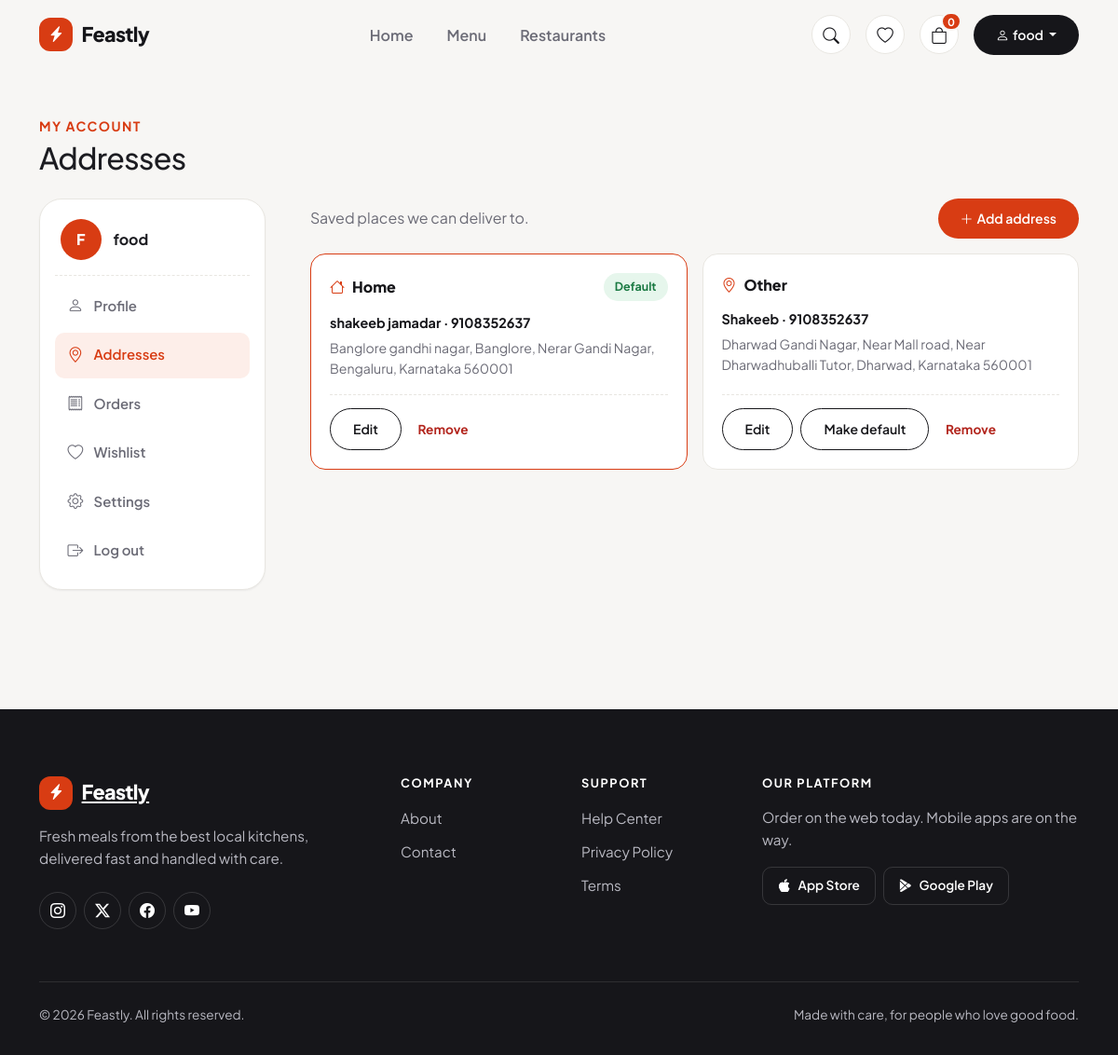
/account/addresses/ (signed in), run on the app's committed database.
### accounts/models.py (models this page shows, shortened)
class Address(TimeStampedModel):
    class Label(models.TextChoices):
        HOME = "home", "Home"
        WORK = "work", "Work"
        OTHER = "other", "Other"
    user = models.ForeignKey(settings.AUTH_USER_MODEL, on_delete=models.CASCADE, related_name="addresses")
    label = models.CharField(max_length=10, choices=Label.choices, default=Label.HOME)
    recipient_name = models.CharField(max_length=100)
    phone = models.CharField(max_length=14, validators=[phone_validator])
    line1 = models.CharField("address line 1", max_length=200)
    line2 = models.CharField("address line 2", max_length=200, blank=True)
    landmark = models.CharField(max_length=100, blank=True)
    city = models.CharField(max_length=80)
    state = models.CharField(max_length=80)
    postal_code = models.CharField(max_length=6, validators=[pincode_validator])
    is_default = models.BooleanField(default=False)
    class Meta:
        ordering = ["-is_default", "-created_at"]
        verbose_name_plural = "addresses"
        indexes = [models.Index(fields=["user", "is_default"])]
    @property
    def full_address(self):
        parts = [self.line1, self.line2, self.landmark, self.city, f"{self.state} {self.postal_code}"]
        return ", ".join(part for part in parts if part)

### accounts/views.py (the view)
# urls.py: path("account/addresses/", views.AddressListView.as_view(), name="addresses"),
class AddressListView(AccountMixin, ListView):
    template_name = "accounts/addresses.html"
    context_object_name = "addresses"
    section = "addresses"
    def get_queryset(self):
        return self.request.user.addresses.all()

### accounts/views.py (called while the page is built)
    def get_context_data(self, **kwargs):
        context = super().get_context_data(**kwargs)
        context["section"] = self.section
        return context

### core/context_processors.py (called while the page is built)
def wishlist(request):
    if not request.user.is_authenticated:
        return {"wishlist_ids": []}
    ids = Wishlist.objects.filter(user=request.user).values_list("food_item_id", flat=True)
    return {"wishlist_ids": list(ids)}

def cart(request):
    if not request.user.is_authenticated:
        return {"cart_count": 0}
    total = CartItem.objects.filter(cart__user=request.user).aggregate(total=Sum("quantity"))["total"]
    return {"cart_count": total or 0}

### templates/accounts/addresses.html (shortened to what this page needs)
{% extends "accounts/account_base.html" %}
{% block account_title %}Addresses{% endblock %}
{% block account_content %}
<div class="d-flex flex-wrap align-items-center justify-content-between gap-3 mb-3">
  <p class="text-muted-soft mb-0">Saved places we can deliver to.</p>
  <a href="{% url 'accounts:address_add' %}" class="btn btn-accent btn-sm"><i class="bi bi-plus-lg me-1"></i>Add address</a>
</div>
{% if addresses %}
  <div class="address-grid">
    {% for address in addresses %}
      <article class="address-card {% if address.is_default %}is-default{% endif %}">
        <div class="address-card-top">
          <span class="address-label">
            <i class="bi {% if address.label == 'home' %}bi-house{% elif address.label == 'work' %}bi-briefcase{% else %}bi-geo-alt{% endif %}"></i>
            {{ address.get_label_display }}
          </span>
          {% if address.is_default %}<span class="badge-soft badge-delivered">Default</span>{% endif %}
        </div>
        <p class="address-name">{{ address.recipient_name }} &middot; {{ address.phone }}</p>
        <p class="address-text">{{ address.full_address }}</p>
        <div class="address-actions">
          <a href="{% url 'accounts:address_edit' address.pk %}" class="btn btn-outline-ink btn-sm">Edit</a>
          {% if not address.is_default %}
            <form method="post" action="{% url 'accounts:address_default' address.pk %}">
              <button type="submit" class="btn btn-outline-ink btn-sm">Make default</button>
            </form>
          {% endif %}
          <form method="post" action="{% url 'accounts:address_delete' address.pk %}"
                data-confirm="This address will be removed from your account."
                data-confirm-title="Remove this address?" data-confirm-label="Remove">
            <button type="submit" class="address-remove">Remove</button>
          </form>
        </div>
      </article>
    {% endfor %}
  </div>
{% endif %}
{% endblock %}

### templates/accounts/account_base.html (shortened to what this page needs)
{% extends "base.html" %}
{% load static %}
{% block extra_css %}
<link href="{% static 'css/account.css' %}" rel="stylesheet">
{% endblock %}
{% block content %}
<section class="container py-5">
  <div class="mb-4">
    <p class="text-uppercase fw-bold small mb-1" style="color: var(--color-accent); letter-spacing: 0.1em">My account</p>
    <h1 class="h2 mb-0">{% block account_title %}Account{% endblock %}</h1>
  </div>
  <div class="row g-4 g-lg-5">
    <div class="col-lg-3">
      <nav class="account-nav" aria-label="Account sections">
        <div class="account-user">
          <span class="account-avatar" aria-hidden="true">{{ user.username|slice:":1"|upper }}</span>
          <span class="account-user-text">
            <strong>{{ user.get_full_name|default:user.username }}</strong>
          </span>
        </div>
        <ul class="account-menu">
          <li>
            <a class="account-link {% if section == 'profile' %}is-active{% endif %}"
               {% if section == 'profile' %}aria-current="page"{% endif %} href="{% url 'accounts:profile' %}">
              <i class="bi bi-person"></i> Profile
            </a>
          </li>
          <li>
            <a class="account-link {% if section == 'addresses' %}is-active{% endif %}"
               {% if section == 'addresses' %}aria-current="page"{% endif %} href="{% url 'accounts:addresses' %}">
              <i class="bi bi-geo-alt"></i> Addresses
            </a>
          </li>
          <li>
            <a class="account-link {% if section == 'orders' %}is-active{% endif %}"
               {% if section == 'orders' %}aria-current="page"{% endif %} href="{% url 'orders:order_list' %}">
              <i class="bi bi-receipt"></i> Orders
            </a>
          </li>
          <li>
            <a class="account-link" href="{% url 'menu:wishlist' %}">
              <i class="bi bi-heart"></i> Wishlist
            </a>
          </li>
          <li>
            <a class="account-link {% if section == 'settings' %}is-active{% endif %}"
               {% if section == 'settings' %}aria-current="page"{% endif %} href="{% url 'accounts:settings' %}">
              <i class="bi bi-gear"></i> Settings
            </a>
          </li>
          <li>
            <form method="post" action="{% url 'accounts:logout' %}">
              <button type="submit" class="account-link account-logout"><i class="bi bi-box-arrow-right"></i> Log out</button>
            </form>
          </li>
        </ul>
      </nav>
    </div>
    <div class="col-lg-9">
      {% block account_content %}{% endblock %}
    </div>
  </div>
</section>
{% endblock %}

### templates/partials/navbar.html (shortened to what this page needs)
<header class="site-header" id="siteHeader">
  <nav class="navbar navbar-expand-lg" aria-label="Main navigation">
    <div class="container">
      <a class="navbar-brand brand" href="{% url 'home' %}">
        <span class="brand-mark"><i class="bi bi-lightning-charge-fill"></i></span>
        Feastly
      </a>
      <div class="d-flex align-items-center gap-3 order-lg-last">
        <button class="icon-btn" type="button" aria-label="Search"
                data-bs-toggle="modal" data-bs-target="#searchModal">
          <i class="bi bi-search"></i>
        </button>
        <a class="icon-btn" href="{% url 'menu:wishlist' %}" aria-label="Wishlist">
          <i class="bi bi-heart"></i>
        </a>
        <a class="icon-btn position-relative" href="{% url 'orders:cart' %}" aria-label="Cart">
          <i class="bi bi-bag"></i>
          <span class="cart-count" id="cartCount">{{ cart_count }}</span>
        </a>
        {% if user.is_authenticated %}
          <div class="dropdown d-none d-lg-block">
            <button class="btn btn-ink btn-sm dropdown-toggle" type="button" data-bs-toggle="dropdown" aria-expanded="false">
              <i class="bi bi-person me-1"></i>{{ user.username }}
            </button>
          </div>
        {% else %}
          <a class="btn btn-outline-ink btn-sm d-none d-lg-inline-flex" href="{% url 'accounts:login' %}?next={{ request.path }}">Log in</a>
          <a class="btn btn-accent btn-sm d-none d-lg-inline-flex" href="{% url 'accounts:register' %}">Sign up</a>
        {% endif %}
      </div>
      <div class="collapse navbar-collapse" id="navContent">
        <ul class="navbar-nav mx-lg-auto gap-lg-1">
          <li class="nav-item">
            <a class="nav-link {% if request.path == '/' %}active{% endif %}"
               href="{% url 'home' %}">Home</a>
          </li>
          <li class="nav-item"><a class="nav-link" href="{% url 'home' %}#popular">Menu</a></li>
          <li class="nav-item"><a class="nav-link" href="{% url 'home' %}#restaurants">Restaurants</a></li>
        </ul>
      </div>
    </div>
  </nav>
</header>

### static/css/main.css (style rules this page uses)
:root { --color-ink: #16161a; --color-accent: #d83c13; --color-accent-hover: #b82f0c; --color-accent-soft: #fdeee9; --color-bg: #f7f6f4; --color-surface: #ffffff; --color-text: #1c1c21; --color-muted: #6b6b76; --color-border: #e8e6e1; --radius-sm: 10px; --radius-md: 16px; --radius-lg: 24px; --radius-pill: 999px; --shadow-sm: 0 1px 2px rgba(22, 22, 26, 0.06); --shadow-md: 0 8px 24px rgba(22, 22, 26, 0.08); --shadow-lg: 0 16px 40px rgba(22, 22, 26, 0.14); --ease: cubic-bezier(0.2, 0.8, 0.2, 1); --dur-fast: 200ms; --dur: 300ms; --font-sans: "Plus Jakarta Sans", system-ui, -apple-system, "Segoe UI", sans-serif; --bs-body-font-family: var(--font-sans); --bs-body-bg: var(--color-bg); --bs-body-color: var(--color-text); --bs-primary: var(--color-accent); --bs-border-color: var(--color-border); }
html { scroll-behavior: smooth; }
body { font-family: var(--font-sans); line-height: 1.6; -webkit-font-smoothing: antialiased; }
h1, h2, h3, h4 { color: var(--color-ink); font-weight: 800; letter-spacing: -0.02em; line-height: 1.15; }
.text-muted-soft { color: var(--color-muted); }
.btn { font-weight: 600; border-radius: var(--radius-pill); padding: 0.7rem 1.5rem; transition: transform var(--dur-fast) var(--ease), background-color var(--dur-fast) var(--ease), box-shadow var(--dur-fast) var(--ease); }
.btn-accent { background: var(--color-accent); color: #fff; border: 0; }
.btn-ink { background: var(--color-ink); color: #fff; border: 0; }
.btn-outline-ink { border: 1.5px solid var(--color-ink); color: var(--color-ink); background: transparent; }

### static/css/components.css (style rules this page uses)
.site-header { position: relative; z-index: 1030; background: transparent; border-bottom: 1px solid transparent; transition: background-color var(--dur) var(--ease), box-shadow var(--dur) var(--ease), border-color var(--dur) var(--ease); }
.site-header .navbar { padding-block: 0.9rem; --bs-navbar-nav-link-padding-x: 1rem; }
.brand { display: inline-flex; align-items: center; gap: 0.6rem; font-weight: 800; font-size: 1.35rem; letter-spacing: -0.03em; color: var(--color-ink); }
.brand-mark { width: 36px; height: 36px; display: grid; place-items: center; border-radius: 12px; background: var(--color-accent); color: #fff; font-size: 1.05rem; transition: transform var(--dur) var(--ease); }
.navbar .nav-link { position: relative; font-weight: 600; color: var(--color-muted); transition: color var(--dur-fast) var(--ease); }
.navbar .nav-link::after { content: ""; position: absolute; left: 1rem; right: 1rem; bottom: 0.2rem; height: 2px; border-radius: 2px; background: var(--color-accent); transform: scaleX(0); transform-origin: left; transition: transform var(--dur) var(--ease); }
.icon-btn { position: relative; width: 42px; height: 42px; display: inline-grid; place-items: center; border: 1px solid var(--color-border); border-radius: var(--radius-pill); background: var(--color-surface); color: var(--color-ink); font-size: 1.1rem; transition: transform var(--dur-fast) var(--ease), box-shadow var(--dur-fast) var(--ease); }
.cart-count { position: absolute; top: -4px; right: -4px; min-width: 20px; height: 20px; padding: 0 5px; display: grid; place-items: center; border: 2px solid var(--color-bg); border-radius: var(--radius-pill); background: var(--color-accent); color: #fff; font-size: 0.7rem; font-weight: 700; }
.badge-soft { display: inline-flex; align-items: center; gap: 0.35rem; padding: 0.3rem 0.75rem; border-radius: var(--radius-pill); font-size: 0.78rem; font-weight: 700; white-space: nowrap; }
.badge-delivered { background: #e6f6ec; color: #1b7a43; }

### data on the page
Address: label "Home", is_default "Default", recipient_name "shakeeb jamadar", phone "9108352637", full_address "Banglore gandhi nagar, Banglore, Nerar Gandi Nagar, Bengaluru, Karnataka 560001"
Address: label "Other", recipient_name "Shakeeb", phone "9108352637", full_address "Dharwad Gandi Nagar, Near Mall road, Near Dharwadhuballi Tutor, Dharwad, Karnataka 560001", is_default "Make default"

### other printed values
{{ cart_count }} "0"
{{ user.username }} "food"
{{ user.username|slice:":1"|upper }} "F"
{{ user.get_full_name|default:user.username }} "food"
